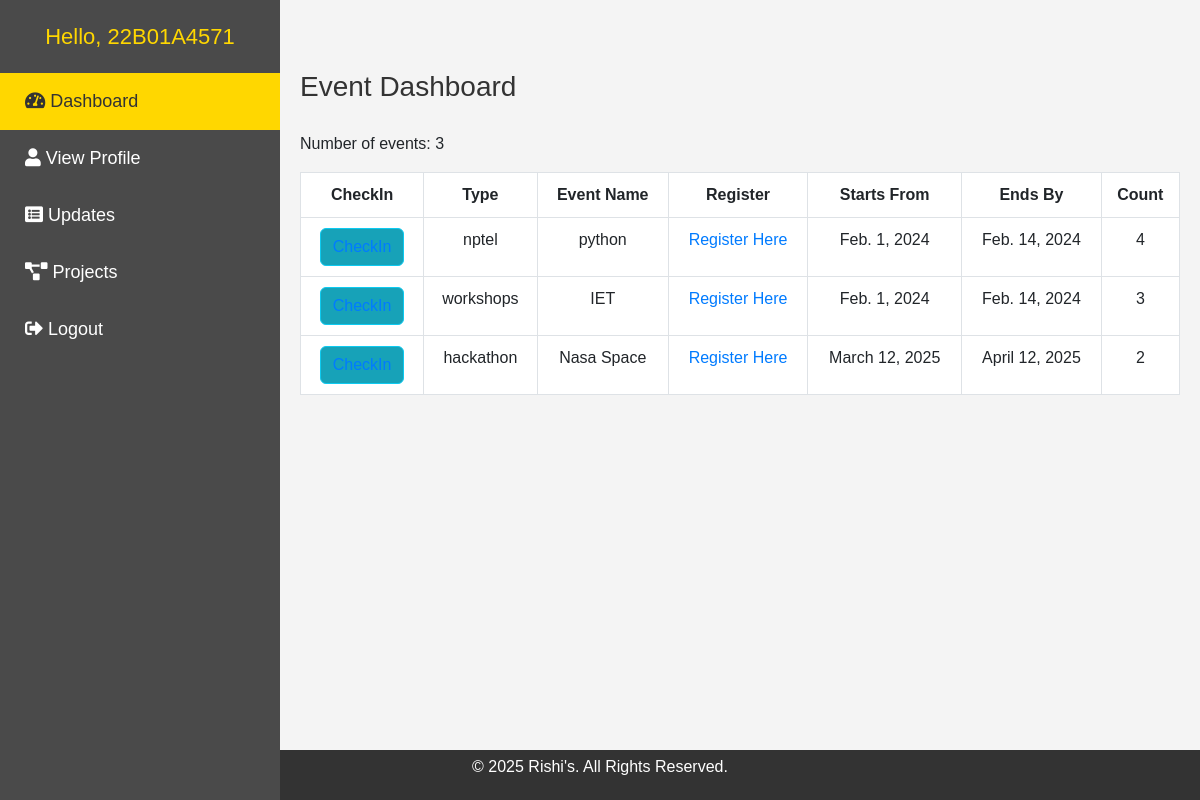
The page /certi (signed in) on the database its author committed.
### home/models.py (models this page shows, shortened)
class Certi(models.Model):
    type = models.CharField(max_length=100, choices=TYPES, null=True)
    event_name = models.CharField(max_length=75, null=True)
    event_link = models.CharField(max_length=75, null=True)
    event_start_date = models.DateField(null=True)
    event_end_date = models.DateField(null=True)
    is_approved = models.BooleanField(default=False)
    is_completed = models.BooleanField(default=False)
    user = models.ForeignKey(User, on_delete=models.CASCADE, null=True, related_name='certi_registrations')

### home/views.py (the view)
# urls.py: path('certi',views.certi, name='certi'),
@login_required(login_url="/login/")
def certi(request):
    items = Certi.objects.annotate(registration_count=Count('registration'))
    if request.method == "POST":
        form = certiform(request.POST)
        if form.is_valid():
            form.save()
            messages.success(request, "Event Added Successfully")
            return redirect("certi")
    else:
        form = certiform()
    context = {
        "items": items,
        "form": form,
    }
    return render(request, "certi.html", context)

### templates/certi.html (shortened to what this page needs)
<!DOCTYPE html>
<html lang="en">
<head>
    <link href="https://cdn.jsdelivr.net/npm/bootstrap@5.3.0-alpha3/dist/css/bootstrap.min.css" rel="stylesheet"
>
    <link rel="stylesheet" href="https://use.fontawesome.com/releases/v5.15.2/css/all.css"
>
</head>
<body>
    <div class="sidenav">
        <div class="logo">Hello, {{ user.username|slice:":1" }}{{ user.username|slice:"1:" }}</div>
        <a href="home" class="active"><i class="fa fa-tachometer-alt"></i> Dashboard</a>
        <a href="profile"><i class="fa fa-user"></i> View Profile</a>
        <a href="certi"><i class="fa fa-list-alt"></i> Updates</a>
        <a href="projects"><i class="fa fa-project-diagram"></i> Projects</a>
        <a href="{% url 'logout' %}"><i class="fa fa-sign-out-alt"></i> Logout</a>
    </div>
    <div id="main">
        <div class="heading">
            <h2>Event Dashboard</h2>
        </div>
        <table class="table table-bordered">
            <thead>
                <tr>
                    <th>CheckIn</th>
                    <th>Type</th>
                    <th>Event Name</th>
                    <th>Register</th>
                    <th>Starts From</th>
                    <th>Ends By</th>
                    <th>Count</th>
                </tr>
            </thead>
            <tbody>
                {% if items %}
                    <p>Number of events: {{ items|length }}</p>
                    {% for item in items %}
                        <tr>
                            <td><a href="{% url 'register_for_event' item.id %}" class="btn btn-info">CheckIn</a></td>
                            <td>{{ item.type }}</td>
                            <td>{{ item.event_name }}</td>
                            <td><a href="{{ item.event_link }}" target="_blank">Register Here</a></td>
                            <td>{{ item.event_start_date }}</td>
                            <td>{{ item.event_end_date }}</td>
                            <td>{{ item.registration_count }}</td>
                        </tr>
                    {% endfor %}
                {% else %}
                    <tr><td colspan="8">No events found.</td></tr>
                {% endif %}
            </tbody>
        </table>
    </div>
    <div class="footer">
        <p>&copy; 2025 Rishi's. All Rights Reserved.</p>
    </div>
</body>
</html>

### templates/certi.html (style rules this page uses)
body { font-family: 'Arial', sans-serif; background-color: #f4f4f4; margin: 0; padding: 0; }
.sidenav { height: 100%; width: 280px; position: fixed; top: 0; left: 0; background-color: #4A4A4A; padding-top: 20px; z-index: 1; transition: 0.5s; color: #fff; }
.sidenav .logo { font-size: 22px; color: #FFD700; margin-bottom: 20px; text-align: center; }
.sidenav a { padding: 15px 25px; text-decoration: none; font-size: 18px; color: #fff; display: block; transition: 0.3s; }
.sidenav a.active { background-color: #FFD700; color: #333; }
#main { margin-left: 280px; padding: 20px; transition: margin-left 0.5s; }
.heading { margin-top: 50px; display: flex; justify-content: space-between; align-items: center; margin-bottom: 20px; }
.heading h2 { font-size: 28px; color: #333; }
.table th, .table td { text-align: center; padding: 10px; }
.table thead { background-color: #333; color: #fff; }
.table tbody { background-color: #fff; }
.table a { color: #007bff; text-decoration: none; }
.btn-info { background-color: #17a2b8; color: #fff; }
.footer { text-align: center; padding: 5px; background-color: #333; color: #fff; position: fixed; bottom: 0; width: 100%; }

### rows shown on the page
Certi: type "nptel", event_name "python", event_start_date "Feb. 1, 2024", event_end_date "Feb. 14, 2024", registration_count "4"
Certi: type "workshops", event_name "IET", event_start_date "Feb. 1, 2024", event_end_date "Feb. 14, 2024", registration_count "3"
Certi: type "hackathon", event_name "Nasa Space", event_start_date "March 12, 2025", event_end_date "April 12, 2025", registration_count "2"

### other values the page prints
{{ user.username|slice:":1" }} "2"
{{ user.username|slice:"1:" }} "2B01A4571"
{{ items|length }} "3"
